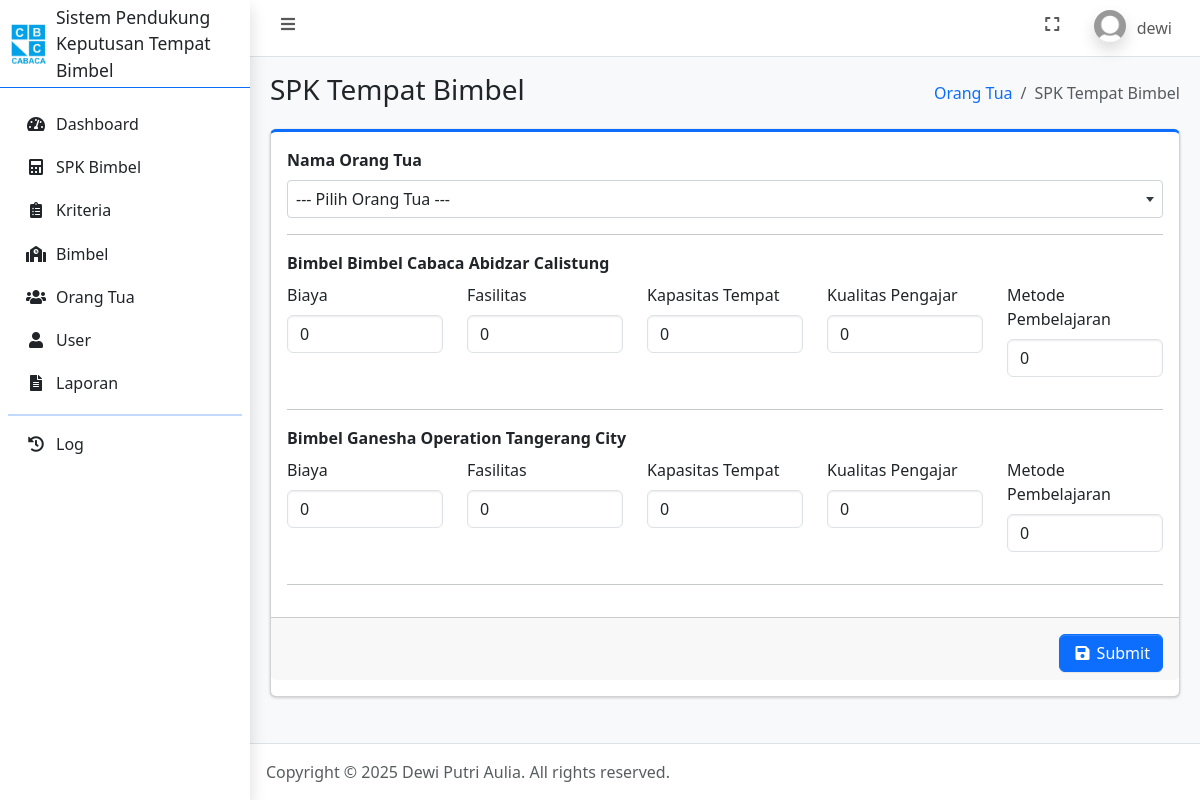
Before: /tambah_spk.php (signed in) with the older database file.
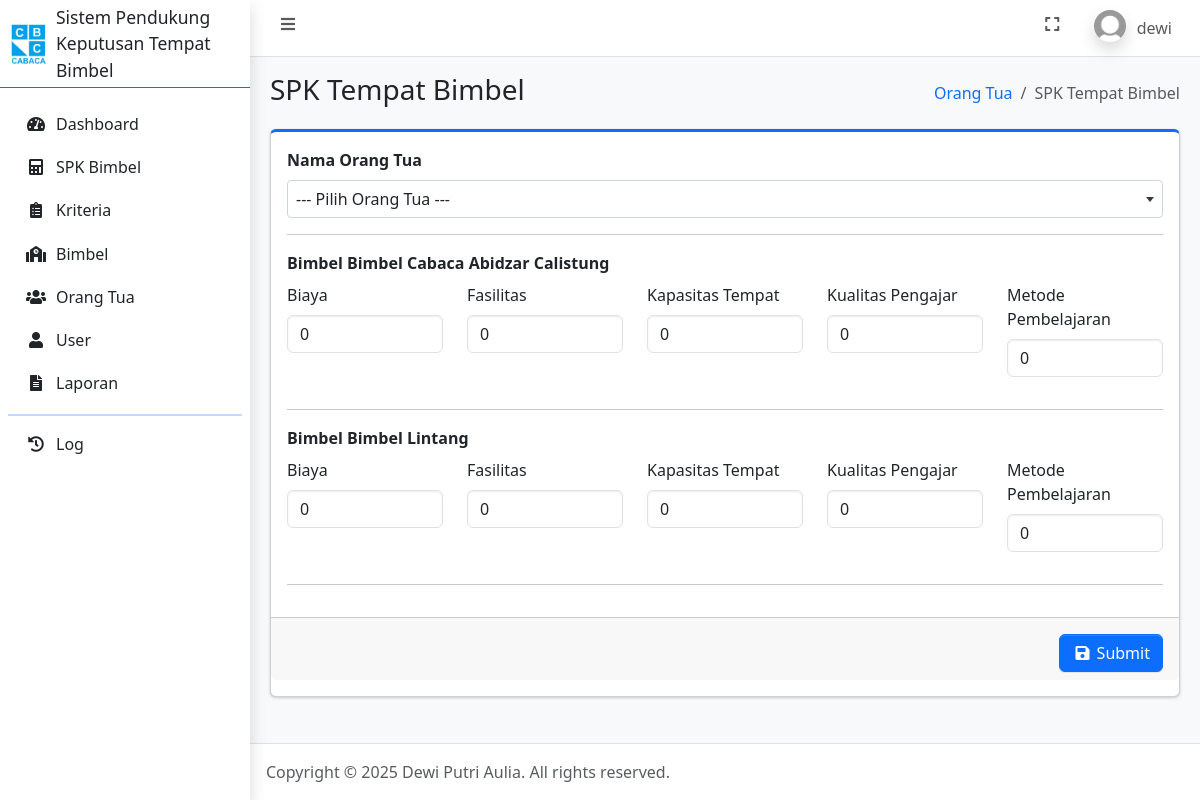
After: the same page with the newer database file.
### tables this page shows
CREATE TABLE `bimbel` (
  `id_bimbel` int(11) NOT NULL,
  `nama_bimbel` varchar(100) NOT NULL,
  `alamat_bimbel` text NOT NULL,
  `dibuat_pada` timestamp NOT NULL DEFAULT current_timestamp()
);

### connection.php (called while the page is built, shortened)
<?php
	$host = 'localhost';
	$user = 'root';
	$pass = '';
	$database = 'spk_bimbel_topsis';
	$conn = mysqli_connect($host, $user, $pass, $database);
    if (isset($_SESSION['id_user'])) {
    	$id_user = $_SESSION['id_user'];
		$dataUser = mysqli_fetch_assoc(mysqli_query($conn, "SELECT * FROM user WHERE id_user = $id_user"));
	}
?>

### tambah_spk.php (the view, shortened to what the changed rows need)
<?php
    require_once 'connection.php';
    $orangtua = mysqli_query($conn, "SELECT * FROM orangtua INNER JOIN user ON orangtua.id_user = user.id_user ORDER BY nama ASC");
    $bimbel = mysqli_query($conn, "SELECT * FROM bimbel ORDER BY nama_bimbel ASC");
    $kriteria = mysqli_query($conn, "SELECT * FROM kriteria ORDER BY nama_kriteria ASC");
?>
<!DOCTYPE html>
<html lang="en">
<head>
    <?php include_once 'include/head.php'; ?>
</head>
<body class="layout-fixed sidebar-expand-lg bg-body-tertiary">
    <div class="app-wrapper">
        <main class="app-main">
            <div class="app-content">
                <div class="container-fluid">
                    <div class="row">
                        <div class="col-12">
                            <div class="card card-primary card-outline mb-4">
                                <form method="post">
                                    <div class="card-body">
                                        <?php if ($dataUser['jabatan'] == 'orangtua'): ?>
                                            <div class="mb-3">
                                                <label for="id_orangtua" class="form-label fw-bold">Nama Orang Tua</label>
                                                <select name="id_orangtua" id="id_orangtua" class="form-select select2">
                                                    <?php foreach ($orangtua as $do): ?>
                                                        <option value="<?= $do['id_orangtua']; ?>"><?= htmlspecialchars($do['nama']); ?></option>
                                                    <?php endforeach; ?>
                                                </select>
                                            </div>
                                        <?php else: ?>
                                            <div class="mb-3">
                                                <label for="id_orangtua" class="form-label fw-bold">Nama Orang Tua</label>
                                            </div>
                                        <?php endif ?>
                                        <hr>
                                        <?php foreach ($bimbel as $de): ?>
                                            <div class="row">
                                                <label class="form-label fw-bold">Bimbel <?= htmlspecialchars($de['nama_bimbel']); ?></label>
                                                <?php foreach ($kriteria as $dk): ?>
                                                    <div class="mb-3 col">
                                                        <label for="nilai_<?= $de['id_bimbel']; ?>_<?= $dk['id_kriteria']; ?>" class="form-label">
                                                            <?= htmlspecialchars($dk['nama_kriteria']); ?>
                                                        </label>
                                                        <input type="number" step="0.01" id="nilai_<?= $de['id_bimbel']; ?>_<?= $dk['id_kriteria']; ?>" class="form-control" name="penilaian[<?= $de['id_bimbel']; ?>][<?= $dk['id_kriteria']; ?>][nilai]" min="0" value="0" required>
                                                    </div>
                                                <?php endforeach; ?>
                                            </div>
                                            <hr>
                                        <?php endforeach; ?>
                                    </div>
                                </form>
                            </div>
                        </div>
                    </div>
                </div>
            </div>
        </main>
    </div>
</body>
</html>

Changed rows visible on the page:
changed bimbel: nama_bimbel "Ganesha Operation Tangerang City" → "Bimbel Lintang"
